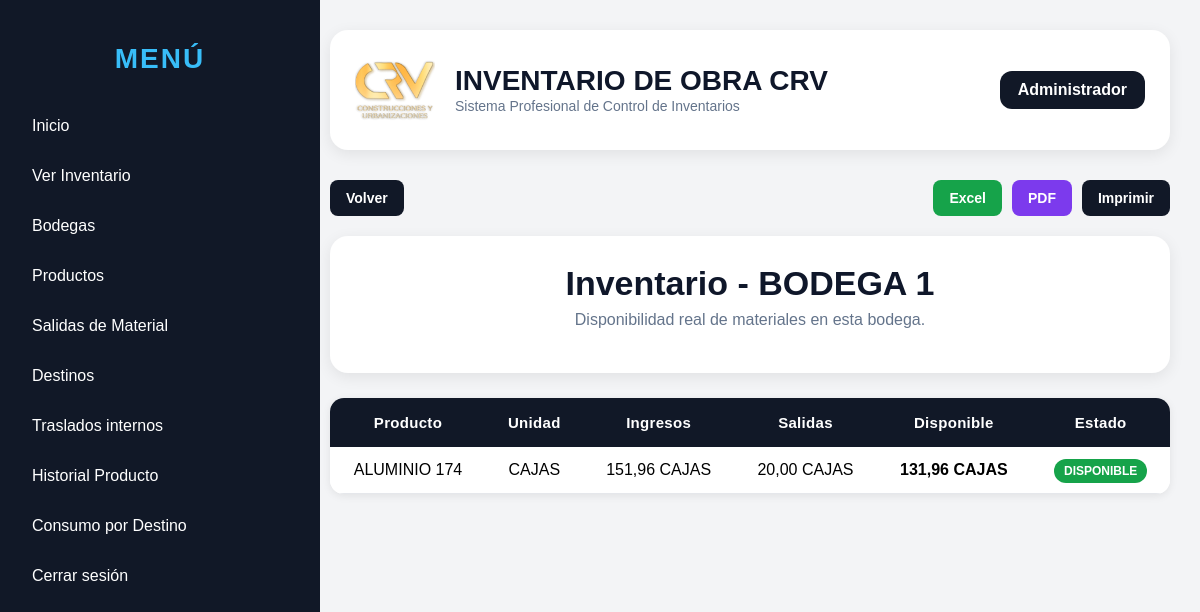
The app's page /existencias/bodega/1 (signed in), older data.
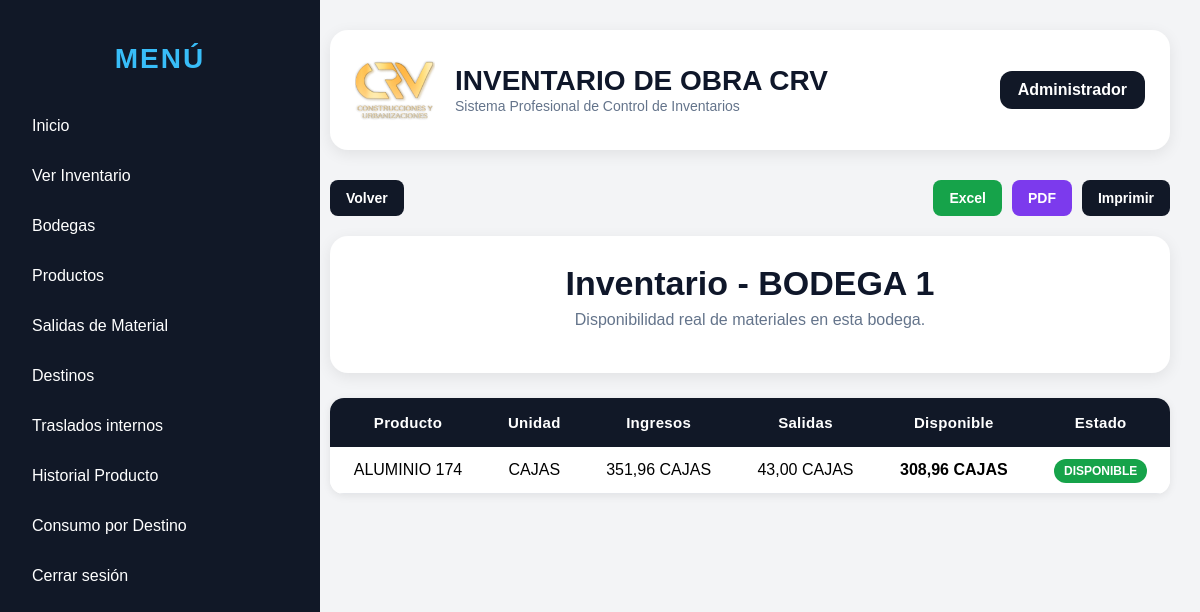
The same page, newer data.
### models/existencia.py (models this page shows)
class Existencia(db.Model):
    __tablename__ = "existencias"
    id = db.Column(db.Integer, primary_key=True)
    producto_id = db.Column(db.Integer, db.ForeignKey("productos.id"), nullable=False)
    obra_id = db.Column(db.Integer, db.ForeignKey("obras.id"), nullable=False)
    cantidad = db.Column(db.Float, default=0)
    producto = db.relationship("Producto")
    obra = db.relationship("Obra")

### models/producto.py (models this page shows)
class Producto(db.Model):
    __tablename__ = "productos"
    id = db.Column(db.Integer, primary_key=True)
    codigo = db.Column(db.String(50), unique=True, nullable=False)
    nombre = db.Column(db.String(150), nullable=False)
    categoria = db.Column(db.String(100))
    unidad = db.Column(db.String(50))
    stock = db.Column(db.Float, default=0)
    stock_minimo = db.Column(db.Float, default=0)
    precio = db.Column(db.Float, default=0)
    activo = db.Column(db.Boolean, default=True)

### routes/existencias.py (the view)
@existencias_bp.route("/existencias/bodega/<int:obra_id>")
@login_required
def inventario_por_bodega(obra_id):
    bodega = Obra.query.get_or_404(obra_id)
    existencias, resumen = obtener_resumen_existencias(obra_id)
    return render_template(
        "existencias/lista.html",
        bodega=bodega,
        existencias=existencias,
        resumen=resumen
    )

### templates/existencias/lista.html
{% extends "base.html" %}
{% block content %}
<div class="header-actions no-print">
    <div class="left-actions">
        <button onclick="window.history.back()" class="btn btn-dark">Volver</button>
    </div>
    <div class="right-actions">
        <a class="btn btn-excel" href="/existencias/bodega/{{ bodega.id }}/excel">Excel</a>
        <a class="btn btn-pdf" href="/existencias/bodega/{{ bodega.id }}/pdf">PDF</a>
        <button onclick="window.print()" class="btn btn-print">Imprimir</button>
    </div>
</div>
<div class="page-header-card">
    <h1>Inventario - {{ bodega.nombre }}</h1>
    <p>Disponibilidad real de materiales en esta bodega.</p>
</div>
<div class="table-card">
    <table>
        <tr>
            <th>Producto</th>
            <th>Unidad</th>
            <th>Ingresos</th>
            <th>Salidas</th>
            <th>Disponible</th>
            <th>Estado</th>
        </tr>
        {% for e in existencias %}
        <tr>
            <td>{{ e.producto.nombre }}</td>
            <td>{{ e.producto.unidad }}</td>
            <td>
                {{ "{:,.2f}".format(resumen[e.id].ingresos).replace(",", "X").replace(".", ",").replace("X", ".") }}
                {{ e.producto.unidad }}
            </td>
            <td>
                {{ "{:,.2f}".format(resumen[e.id].salidas).replace(",", "X").replace(".", ",").replace("X", ".") }}
                {{ e.producto.unidad }}
            </td>
            <td>
                <strong>
                    {{ "{:,.2f}".format(resumen[e.id].disponible).replace(",", "X").replace(".", ",").replace("X", ".") }}
                    {{ e.producto.unidad }}
                </strong>
            </td>
            <td>
                {% if resumen[e.id].disponible <= 0 %}
                    <span class="badge-danger">AGOTADO</span>
                {% elif resumen[e.id].disponible <= e.producto.stock_minimo %}
                    <span class="badge-warning">STOCK BAJO</span>
                {% else %}
                    <span class="badge-success">DISPONIBLE</span>
                {% endif %}
            </td>
        </tr>
        {% endfor %}
    </table>
</div>
{% endblock %}

Row changes from the older to the newer data that the page shows:
changed Existencia "ALUMINIO 174": id "151,96" → "351,96"; id "20,00" → "43,00"; cantidad "131,96" → "308,96"
